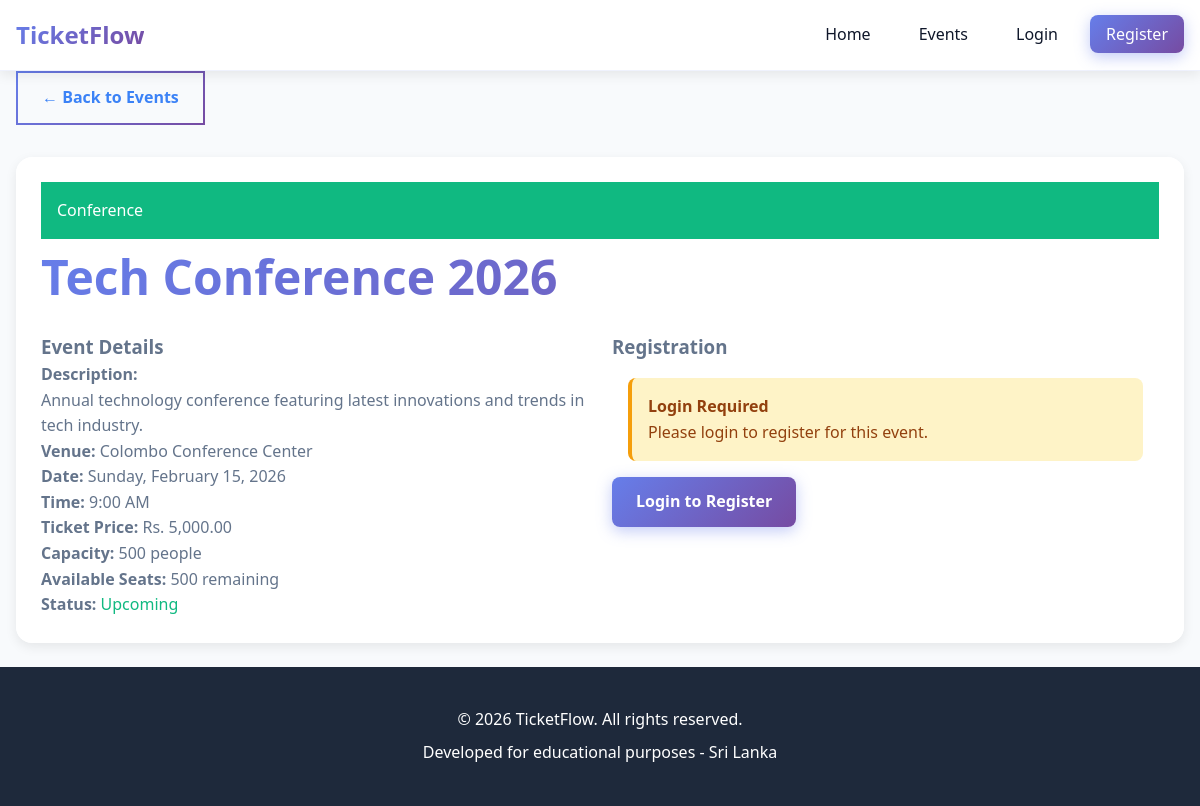
/event/details/1, run on the app's committed database.
### tables this page shows
CREATE TABLE IF NOT EXISTS events (
    id INT PRIMARY KEY AUTO_INCREMENT,
    category_id INT,
    title VARCHAR(200) NOT NULL,
    description TEXT,
    venue VARCHAR(200) NOT NULL,
    event_date DATE NOT NULL,
    event_time TIME NOT NULL,
    ticket_price DECIMAL(10, 2) DEFAULT 0.00,
    capacity INT NOT NULL,
    available_seats INT NOT NULL,
    image VARCHAR(255),
    status ENUM('upcoming', 'ongoing', 'completed', 'cancelled') DEFAULT 'upcoming',
    created_by INT,
    created_at TIMESTAMP DEFAULT CURRENT_TIMESTAMP,
    updated_at TIMESTAMP DEFAULT CURRENT_TIMESTAMP ON UPDATE CURRENT_TIMESTAMP,
    FOREIGN KEY (category_id) REFERENCES categories(id) ON DELETE SET NULL,
    FOREIGN KEY (created_by) REFERENCES users(id) ON DELETE SET NULL,
    INDEX idx_event_date (event_date),
    INDEX idx_status (status),
    INDEX idx_category (category_id)
);

CREATE TABLE IF NOT EXISTS categories (
    id INT PRIMARY KEY AUTO_INCREMENT,
    name VARCHAR(50) NOT NULL,
    description TEXT,
    created_at TIMESTAMP DEFAULT CURRENT_TIMESTAMP,
    INDEX idx_name (name)
);

### controllers/EventController.php (called while the page is built, shortened)
<?php
function event_details($id) {
    $event = event_get_by_id($id);
    $isRegistered = false;
    $data = [];
    $data['event'] = $event;
    $data['isRegistered'] = $isRegistered;
    view('event/details', $data);
}
?>

### models/Event.php (called while the page is built, shortened)
<?php
function event_get_by_id($id) {
    $sql = "SELECT e.*, c.name as category_name
            FROM events e
            LEFT JOIN categories c ON e.category_id = c.id
            WHERE e.id = :id";
    $params = [];
    $params[':id'] = $id;
    return db_query_one($sql, $params);
}

### views/event/details.php (the view, shortened to what this page needs)
<?php
require_once __DIR__ . '/../layout/header.php';
?>
<main class="container">
    <a href="/Event/events" class="btn btn-outline mb-3">← Back to Events</a>
    <div class="card">
        <?php if ($event['category_name']): ?>
            <div style="background: var(--secondary-color); color: white; padding: 1rem; font-size: 1rem; font-weight: 500;">
                <?php echo htmlspecialchars($event['category_name']); ?>
            </div>
        <?php endif; ?>
        <div class="card-header">
            <h1><?php echo htmlspecialchars($event['title']); ?></h1>
        </div>
        <div class="card-body">
            <div class="grid grid-2">
                <div>
                    <h3>Event Details</h3>
                    <p><strong>Description:</strong></p>
                    <p><?php echo nl2br(htmlspecialchars($event['description'])); ?></p>
                    <p><strong>Venue:</strong> <?php echo htmlspecialchars($event['venue']); ?></p>
                    <p><strong>Date:</strong> <?php echo date('l, F j, Y', strtotime($event['event_date'])); ?></p>
                    <p><strong>Time:</strong> <?php echo date('g:i A', strtotime($event['event_time'])); ?></p>
                    <p><strong>Ticket Price:</strong> Rs. <?php echo number_format($event['ticket_price'], 2); ?></p>
                    <p><strong>Capacity:</strong> <?php echo $event['capacity']; ?> people</p>
                    <p><strong>Available Seats:</strong> <?php echo $event['available_seats']; ?> remaining</p>
                    <p><strong>Status:</strong>
                        <span style="text-transform: capitalize; color: var(--secondary-color); font-weight: 500;">
                            <?php echo htmlspecialchars($event['status']); ?>
                        </span>
                    </p>
                </div>
                <div>
                    <h3>Registration</h3>
                    <?php if ($isRegistered): ?>
                        <div class="alert alert-success">
                            <p><strong>✓ You are registered for this event!</strong></p>
                            <p>Check your registrations to view your ticket details.</p>
                        </div>
                        <a href="/Event/my-registrations"
                           class="btn btn-secondary">View My Registrations</a>
                    <?php elseif (!isset($_SESSION['user_id'])): ?>
                        <div class="alert" style="background: #fef3c7; color: #92400e; border-left: 4px solid var(--warning-color);">
                            <p><strong>Login Required</strong></p>
                            <p>Please login to register for this event.</p>
                        </div>
                        <a href="/Event/login" class="btn btn-primary">Login to Register</a>
                    <?php endif; ?>
                </div>
            </div>
        </div>
    </div>
</main>
<?php require_once __DIR__ . '/../layout/footer.php'; ?>

### public/css/style.css (style rules this page uses)
:root { --primary-color: #3b82f6; --primary-dark: #2563eb; --primary-light: #60a5fa; --secondary-color: #10b981; --secondary-dark: #059669; --danger-color: #ef4444; --warning-color: #f59e0b; --dark-color: #1e293b; --light-color: #f8fafc; --white: #ffffff; --text-primary: #0f172a; --text-secondary: #64748b; --gradient-primary: linear-gradient(135deg, #667eea 0%, #764ba2 100%); --gradient-secondary: linear-gradient(135deg, #f093fb 0%, #f5576c 100%); --gradient-success: linear-gradient(135deg, #4facfe 0%, #00f2fe 100%); --gradient-dark: linear-gradient(135deg, #2c3e50 0%, #3498db 100%); --spacing-sm: 0.5rem; --spacing-md: 1rem; --spacing-lg: 1.5rem; --spacing-xl: 2rem; --radius-sm: 0.375rem; --radius-md: 0.5rem; --radius-lg: 1rem; --radius-xl: 1.5rem; --shadow-sm: 0 2px 4px rgba(0, 0, 0, 0.05); --shadow-md: 0 4px 12px rgba(0, 0, 0, 0.08); --shadow-lg: 0 12px 24px rgba(0, 0, 0, 0.12); --shadow-xl: 0 20px 40px rgba(0, 0, 0, 0.15); --transition: all 0.3s cubic-bezier(0.4, 0, 0.2, 1); --transition-fast: all 0.15s ease; }
* { margin: 0; padding: 0; box-sizing: border-box; }
body { font-family: 'Segoe UI', Tahoma, Geneva, Verdana, sans-serif; line-height: 1.6; color: var(--text-primary); background-color: var(--light-color); min-height: 100vh; display: flex; flex-direction: column; }
a { color: var(--primary-color); text-decoration: none; transition: var(--transition); }
.container { max-width: 1200px; margin: 0 auto; padding: 0 var(--spacing-md); }
.alert { padding: var(--spacing-md); margin: var(--spacing-md); border-radius: var(--radius-md); font-weight: 500; }
main { flex: 1; padding: 4rem 0 2rem 0; }
.card { background: rgba(255, 255, 255, 0.95); backdrop-filter: blur(10px); border-radius: var(--radius-lg); box-shadow: var(--shadow-md); padding: var(--spacing-lg); margin-bottom: var(--spacing-lg); transition: var(--transition); border: 1px solid rgba(255, 255, 255, 0.3); position: relative; overflow: hidden; }
.card::before { content: ''; position: absolute; top: 0; left: 0; right: 0; height: 3px; background: var(--gradient-primary); opacity: 0; transition: var(--transition); }
.card-header { font-size: 1.5rem; font-weight: 700; margin-bottom: var(--spacing-md); color: var(--text-primary); background: linear-gradient(135deg, #667eea 0%, #764ba2 100%); -webkit-background-clip: text; -webkit-text-fill-color: transparent; background-clip: text; }
.card-body { color: var(--text-secondary); }
.grid { display: grid; gap: var(--spacing-lg); }
.grid-2 { grid-template-columns: repeat(2, 1fr); }
.btn { display: inline-block; padding: 0.75rem 1.5rem; border-radius: var(--radius-md); font-size: 1rem; font-weight: 600; text-align: center; cursor: pointer; border: none; transition: var(--transition); position: relative; overflow: hidden; text-decoration: none; }
.btn-primary { background: linear-gradient(135deg, #667eea 0%, #764ba2 100%); color: var(--white); box-shadow: 0 4px 15px rgba(102, 126, 234, 0.4); }
.btn-outline { background: transparent; border: 2px solid; border-image: linear-gradient(135deg, #667eea 0%, #764ba2 100%) 1; color: var(--primary-color); position: relative; z-index: 1; overflow: hidden; }
.btn-outline::before { content: ''; position: absolute; top: 0; left: 0; right: 0; bottom: 0; background: linear-gradient(135deg, #667eea 0%, #764ba2 100%); opacity: 0; z-index: -1; transition: opacity 0.3s ease; }
.mb-3 { margin-bottom: var(--spacing-lg); }

### data on the page
events: category.name "Conference", title "Tech Conference 2026", description "Annual technology conference featuring latest innovations and trends in tech industry.", venue "Colombo Conference Center", event_date "Sunday, February 15, 2026", event_time "9:00 AM", ticket_price "5,000.00", capacity "500", available_seats "500", status "Upcoming"
